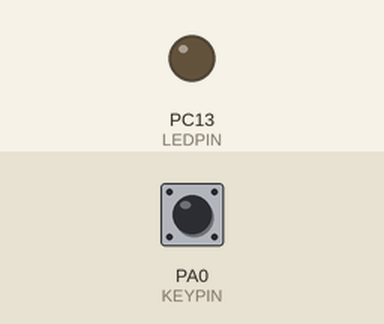
Recording of a sketch running on a simulated STM32 Black Pill. Shown: output pins drawn as LEDs (lit = HIGH). Inputs (shaded band) come from the test bench; at power-on: PA0 (KEYPIN) HIGH.

Above: at 1.2 s.
1.3 s: PA0 (KEYPIN) pulled LOW for 0.15 s
At 2.4 s:
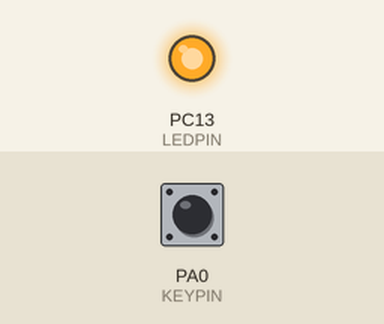
2.9 s: PA0 (KEYPIN) pulled LOW for 1 s
At 3.7 s:
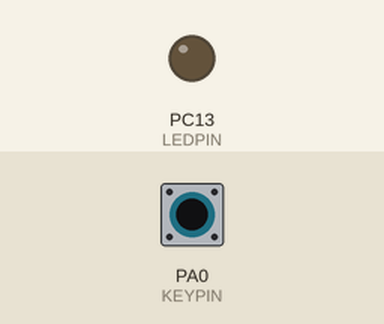
5.4 s: PA0 (KEYPIN) pulled LOW for 3.2 s
At 6.8 s:
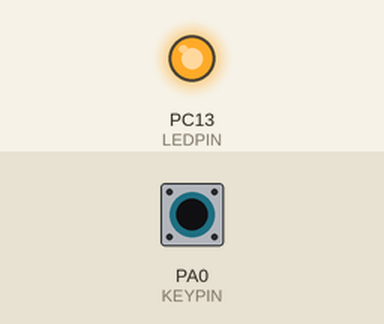
Timing chart, 0 to 8.4 s (numbered marks = the images above; inputs shaded):
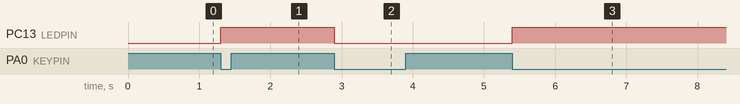

The sketch:

blink.ino
```cpp
//board: generic stm32f4 serials
//board part number: blackpill f411ce
//USB support: CDC(generic serial)
#define LEDPIN PC13
#define KEYPIN PA0

static char want = LOW;
static char curr = HIGH;
void blink(){
  if(HIGH == digitalRead(KEYPIN))return;
  want = !want;
}

void setup() {
  pinMode(LEDPIN, OUTPUT);
  pinMode(KEYPIN, INPUT_PULLUP);
  attachInterrupt(0, blink, FALLING);
}

void loop() {
  if(want != curr){
    digitalWrite(LEDPIN, want);
    curr = want;
  }
}
```

Measured:
- after the input at 1.3 s, PC13 (LEDPIN): LOW → HIGH at once
- after the input at 2.9 s, PC13 (LEDPIN): HIGH → LOW at once
- after the input at 5.4 s, PC13 (LEDPIN): LOW → HIGH at once
